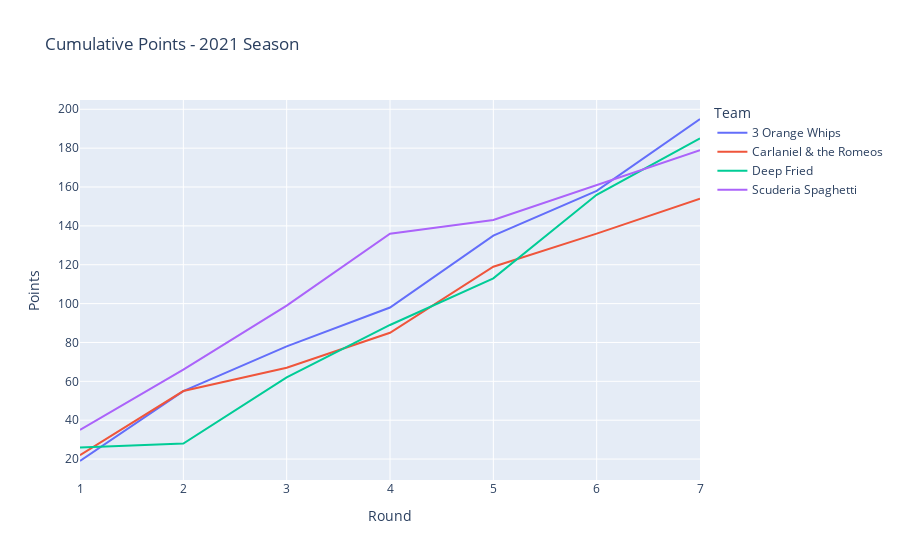

Notebook code cell kept with this figure:
### Code cell
px.line(x='Round', y='Points', color='Team', 
        data_frame=cumulative_points, 
        title='Cumulative Points - 2021 Season')

### Figure 1 — Plotly figure (JSON) as saved in the notebook; plotly's stock layout.template omitted (floating-point values rounded to 4 significant figures)
{"data": [{"hovertemplate": "Team=3 Orange Whips<br>Round=%{x}<br>Points=%{y}<extra></extra>", "legendgroup": "3 Orange Whips", "line": {"color": "#636efa", "dash": "solid"}, "mode": "lines", "name": "3 Orange Whips", "orientation": "v", "showlegend": true, "type": "scatter", "x": [1, 2, 3, 4, 5, 6, 7], "xaxis": "x", "y": [19, 55, 78, 98, 135, 158, 195], "yaxis": "y"}, {"hovertemplate": "Team=Carlaniel & the Romeos<br>Round=%{x}<br>Points=%{y}<extra></extra>", "legendgroup": "Carlaniel & the Romeos", "line": {"color": "#EF553B", "dash": "solid"}, "mode": "lines", "name": "Carlaniel & the Romeos", "orientation": "v", "showlegend": true, "type": "scatter", "x": [1, 2, 3, 4, 5, 6, 7], "xaxis": "x", "y": [22, 55, 67, 85, 119, 136, 154], "yaxis": "y"}, {"hovertemplate": "Team=Deep Fried<br>Round=%{x}<br>Points=%{y}<extra></extra>", "legendgroup": "Deep Fried", "line": {"color": "#00cc96", "dash": "solid"}, "mode": "lines", "name": "Deep Fried", "orientation": "v", "showlegend": true, "type": "scatter", "x": [1, 2, 3, 4, 5, 6, 7], "xaxis": "x", "y": [26, 28, 62, 89, 113, 156, 185], "yaxis": "y"}, {"hovertemplate": "Team=Scuderia Spaghetti<br>Round=%{x}<br>Points=%{y}<extra></extra>", "legendgroup": "Scuderia Spaghetti", "line": {"color": "#ab63fa", "dash": "solid"}, "mode": "lines", "name": "Scuderia Spaghetti", "orientation": "v", "showlegend": true, "type": "scatter", "x": [1, 2, 3, 4, 5, 6, 7], "xaxis": "x", "y": [35, 66, 99, 136, 143, 161, 179], "yaxis": "y"}], "layout": {"legend": {"title": {"text": "Team"}, "tracegroupgap": 0}, "title": {"text": "Cumulative Points - 2021 Season"}, "xaxis": {"anchor": "y", "domain": [0, 1], "title": {"text": "Round"}}, "yaxis": {"anchor": "x", "domain": [0, 1], "title": {"text": "Points"}}}}
